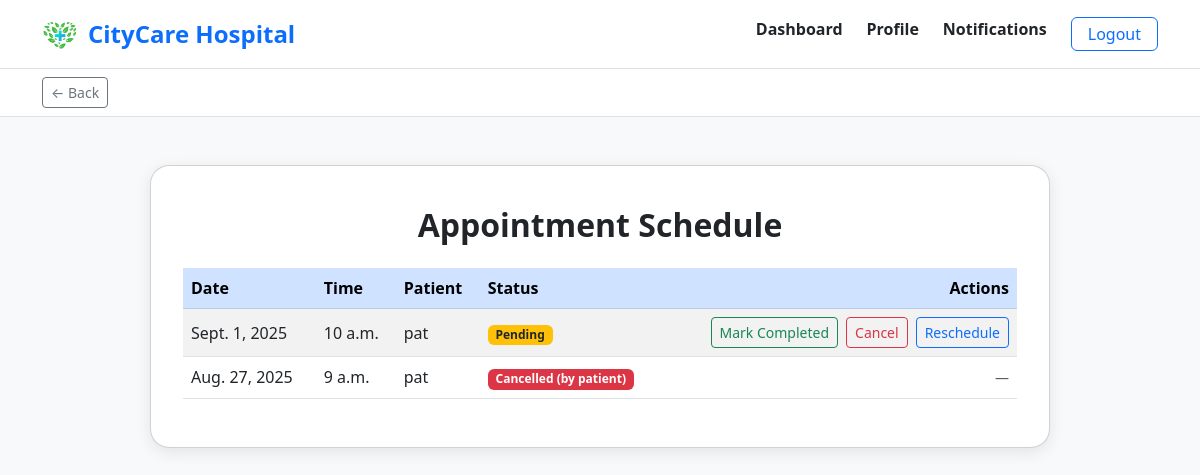
Page /doctor/appointment-schedule/ on the committed database.
### hospital/models.py (models this page shows, shortened)
class Appointment(models.Model):
	patient = models.ForeignKey('Patient', on_delete=models.CASCADE)
	doctor = models.ForeignKey('Doctor', on_delete=models.CASCADE)
	date = models.DateField()
	time = models.TimeField()
	status = models.CharField(max_length=20)

class Patient(models.Model):
	pname = models.CharField(max_length=100)
	dob = models.DateField(null=True, blank=True)
	gender = models.CharField(max_length=10, null=True, blank=True)
	contact = models.CharField(max_length=20)
	address = models.TextField()
	email = models.EmailField(unique=True)
	password = models.CharField(max_length=128)
	insurance_info = models.TextField(blank=True, null=True)

### hospital/views.py (the view)
# urls.py: path('doctor/appointment-schedule/', views.appointment_schedule, name='appointment_schedule'),
def appointment_schedule(request):
	from .models import Appointment, Doctor
	doctor_name = request.session.get('doctor_name')
	doctor = None
	if doctor_name:
		try:
			doctor = Doctor.objects.get(name=doctor_name)
		except Doctor.DoesNotExist:
			doctor = None
	if doctor is None:
		doctor = Doctor.objects.first()
	if doctor:
		schedule = Appointment.objects.filter(doctor=doctor).order_by('-date', '-time')
	else:
		schedule = []
	return render(request, 'doctor/appointment_schedule.html', {'schedule': schedule})

### hospital/templates/doctor/appointment_schedule.html (shortened to what this page needs)
{% load static %}
<!DOCTYPE html>
<html lang="en">
<!DOCTYPE html>
<html lang="en">
<head>
    <link rel="stylesheet" href="https://cdn.jsdelivr.net/npm/bootstrap@5.3.0/dist/css/bootstrap.min.css">
</head>
<body>
        <header class="border-bottom bg-white shadow-sm">
                <div class="container py-3 d-flex justify-content-between align-items-center">
                        <div class="d-flex align-items-center">
                                <img src="{% static 'images/logo.png' %}" alt="Logo" style="height: 36px; width: 36px; margin-right: 10px;">
                                <h1 class="h4 text-primary fw-bold mb-0">CityCare Hospital</h1>
                        </div>
                        <nav class="d-none d-md-flex gap-4">
                                <a href="/doctor/dashboard/" class="text-dark text-decoration-none fw-semibold">Dashboard</a>
                                <a href="/doctor/profile/" class="text-dark text-decoration-none fw-semibold">Profile</a>
                                <a href="/notifications/" class="text-dark text-decoration-none fw-semibold">Notifications</a>
                                <button class="btn btn-outline-primary px-3 py-1" data-bs-toggle="modal" data-bs-target="#logoutModal">Logout</button>
                        </nav>
                </div>
        </header>
{% include 'components/back_bar.html' %}
<div class="container">
    <div class="schedule-card card mt-5">
        <div class="card-body">
            <h2 class="fw-bold text-center mb-4">Appointment Schedule</h2>
            <div class="table-responsive">
                <table class="table table-striped align-middle">
                    <thead class="table-primary">
                        <tr>
                            <th>Date</th>
                            <th>Time</th>
                            <th>Patient</th>
                            <th>Status</th>
                            <th class="text-end">Actions</th>
                        </tr>
                    </thead>
                    <tbody>
                        {% for appt in schedule %}
                        <tr>
                            <td>{{ appt.date }}</td>
                            <td>{{ appt.time }}</td>
                            <td>{{ appt.patient.pname }}</td>
                            <td>
                                {% with s=appt.status|lower %}
                                    {% if 'cancel' in s %}
                                        <span class="badge bg-danger">{{ appt.status }}</span>
                                    {% elif 'complete' in s %}
                                        <span class="badge bg-success">{{ appt.status }}</span>
                                    {% elif 'pending' in s %}
                                        <span class="badge bg-warning text-dark">{{ appt.status }}</span>
                                    {% else %}
                                        <span class="badge bg-secondary">{{ appt.status }}</span>
                                    {% endif %}
                                {% endwith %}
                            </td>
                            <td class="text-end">
                                {% with s=appt.status|lower %}
                                {% if not 'cancel' in s and not 'complete' in s %}
                                <div class="d-flex gap-2 justify-content-end">
                                    <form method="post" action="{% url 'doctor_complete_appointment' appt.id %}">
                                        <button type="submit" class="btn btn-outline-success btn-sm">Mark Completed</button>
                                    </form>
                                    <form method="post" action="{% url 'doctor_cancel_appointment' appt.id %}">
                                        <button type="submit" class="btn btn-outline-danger btn-sm">Cancel</button>
                                    </form>
                                    <a class="btn btn-outline-primary btn-sm" href="{% url 'doctor_reschedule_appointment' appt.id %}">Reschedule</a>
                                </div>
                                {% else %}
                                    <span class="text-muted small">—</span>
                                {% endif %}
                                {% endwith %}
                            </td>
                        </tr>
                        {% empty %}
                        <tr><td colspan="5" class="text-center">No appointments found.</td></tr>
                        {% endfor %}
                    </tbody>
                </table>
            </div>
        </div>
    </div>
</div>
</body>
</html>

### hospital/templates/doctor/appointment_schedule.html (style rules this page uses)
body { background: #f8f9fa; }
.schedule-card { max-width: 900px; margin: 3rem auto; box-shadow: 0 4px 16px rgba(0,0,0,0.09); border-radius: 1.2rem; }
.schedule-card .card-body { padding: 2.5rem 2rem 2rem 2rem; }

### rows in the picture
Appointment: date "Sept. 1, 2025", time "10 a.m.", patient.pname "pat", status "Pending", shows "Mark Completed"
Appointment: date "Aug. 27, 2025", time "9 a.m.", patient.pname "pat", status "Cancelled (by patient)"
